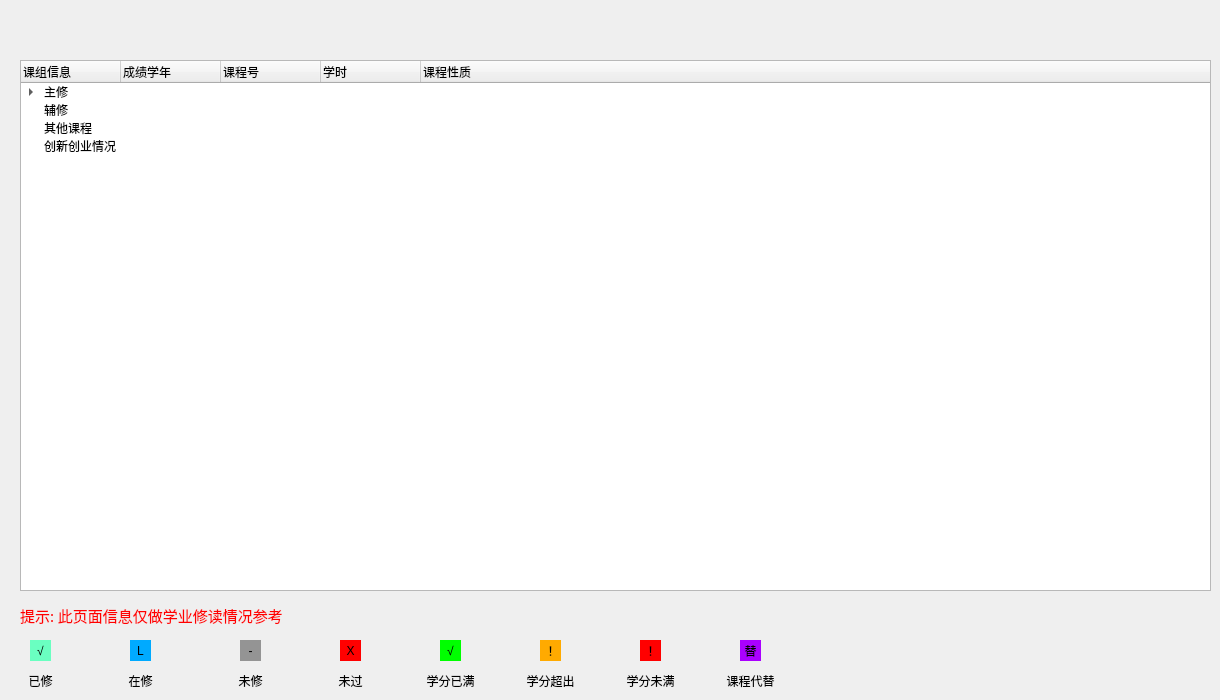
   <widget class="QWidget" name="stu_learn_Happen_page">
    <widget class="QLabel" name="lab_jd">
     <property name="geometry">
      <rect>
       <x>20</x>
       <y>10</y>
       <width>1191</width>
       <height>41</height>
      </rect>
     </property>
     <property name="text">
      <string/>
     </property>
    </widget>
    <widget class="QTreeWidget" name="treeWidget">
     <property name="geometry">
      <rect>
       <x>20</x>
       <y>60</y>
       <width>1191</width>
       <height>531</height>
      </rect>
     </property>
     <column>
      <property name="text">
       <string>课组信息</string>
      </property>
     </column>
     <column>
      <property name="text">
       <string>成绩学年</string>
      </property>
     </column>
     <column>
      <property name="text">
       <string>课程号</string>
      </property>
     </column>
     <column>
      <property name="text">
       <string>学时</string>
      </property>
     </column>
     <column>
      <property name="text">
       <string>课程性质</string>
      </property>
     </column>
     <item>
      <property name="text">
       <string>主修</string>
      </property>
      <property name="text">
       <string/>
      </property>
      <property name="text">
       <string/>
      </property>
      <property name="text">
       <string/>
      </property>
      <property name="text">
       <string/>
      </property>
      <item>
       <property name="text">
        <string>软件工程2017的指导教学计划 要求学分:0.0 获得学分:51.0  未获得学分:0.0</string>
       </property>
       <property name="text">
        <string/>
       </property>
       <property name="text">
        <string/>
       </property>
       <property name="text">
        <string/>
       </property>
       <property name="text">
        <string/>
       </property>
       <item>
        <property name="text">
         <string>基础实践2017 要求学分:0.0 获得学分:0.0  未获得学分:0.0 </string>
        </property>
        <property name="text">
         <string/>
        </property>
        <property name="text">
         <string/>
        </property>
        <property name="text">
         <string/>
        </property>
        <property name="text">
         <string/>
        </property>
        <item>
         <property name="text">
          <string>劳动教育实践（一）</string>
         </property>
         <property name="text">
          <string>2017-2018</string>
         </property>
         <property name="text">
          <string>17642202</string>
         </property>
         <property name="text">
          <string>讲课(0.5)</string>
         </property>
         <property name="text">
          <string/>
         </property>
        </item>
        <item>
         <property name="text">
          <string>劳动教育实践（二）</string>
         </property>
         <property name="text">
          <string>2018-2019</string>
         </property>
         <property name="text">
          <string>17642302</string>
         </property>
         <property name="text">
          <string>讲课(0.5)</string>
         </property>
         <property name="text">
          <string/>
         </property>
        </item>
       </item>
       <item>
        <property name="text">
         <string>学科基础课程2017 要求学分:0.0 获得学分:18.0  未获得学分:0.0 </string>
        </property>
        <property name="text">
         <string/>
        </property>
        <property name="text">
         <string/>
        </property>
        <property name="text">
         <string/>
        </property>
        <property name="text">
         <string/>
        </property>
        <item>
         <property name="text">
          <string>高等数学Ⅰ（一）</string>
         </property>
         <property name="text">
          <string>2017-2018</string>
         </property>
         <property name="text">
          <string>17021101</string>
         </property>
         <property name="text">
          <string>讲课(6.0)</string>
         </property>
         <property name="text">
          <string/>
         </property>
        </item>
        <item>
         <property name="text">
          <string>计算机科学导论</string>
         </property>
         <property name="text">
          <string>2017-2018</string>
         </property>
         <property name="text">
          <string>17621107	</string>
         </property>
         <property name="text">
          <string>讲课(4.0)</string>
         </property>
         <property name="text">
          <string/>
         </property>
        </item>
        <item>
         <property name="text">
          <string>程序设计方法（一）</string>
         </property>
         <property name="text">
          <string>2017-2018</string>
         </property>
         <property name="text">
          <string>17621109</string>
         </property>
         <property name="text">
          <string>讲课(4.0)</string>
         </property>
         <property name="text">
          <string/>
         </property>
        </item>
        <item>
         <property name="text">
          <string>高等数学Ⅰ（二）</string>
         </property>
         <property name="text">
          <string>2017-2018</string>
         </property>
         <property name="text">
          <string>17021201</string>
         </property>
         <property name="text">
          <string>讲课(6.0)</string>
         </property>
         <property name="text">
          <string/>
         </property>
        </item>
        <item>
         <property name="text">
          <string>程序设计方法（二）</string>
         </property>
         <property name="text">
          <string>2017-2018</string>
         </property>
         <property name="text">
          <string>17621209	</string>
         </property>
         <property name="text">
          <string>讲课(2.0)</string>
         </property>
         <property name="text">
          <string/>
         </property>
        </item>
        <item>
         <property name="text">
          <string>线性代数A</string>
         </property>
         <property name="text">
          <string>2018-2019</string>
         </property>
         <property name="text">
          <string>17021314</string>
         </property>
         <property name="text">
          <string>讲课(3.0)</string>
         </property>
         <property name="text">
          <string/>
         </property>
        </item>
        <item>
         <property name="text">
          <string>概率论与数理统计A</string>
         </property>
         <property name="text">
          <string>2018-2019</string>
         </property>
         <property name="text">
          <string>17021416	</string>
         </property>
         <property name="text">
          <string>讲课(3.0)</string>
         </property>
         <property name="text">
          <string/>
         </property>
        </item>
       </item>
       <item>
        <property name="text">
         <string>一般专业公共课2017 要求学分:0.0 获得学分:33.0  未获得学分:0.0 </string>
        </property>
        <property name="text">
         <string/>
        </property>
        <property name="text">
         <string/>
        </property>
        <property name="text">
         <string/>
        </property>
        <property name="text">
         <string/>
        </property>
       </item>
       <item>
        <property name="text">
         <string>专业核心课程2017 要求学分:0.0 获得学分:0.0  未获得学分:0.0 </string>
        </property>
        <property name="text">
         <string/>
        </property>
        <property name="text">
         <string/>
        </property>
        <property name="text">
         <string/>
        </property>
        <property name="text">
         <string/>
        </property>
       </item>
       <item>
        <property name="text">
         <string>专业任选课程 要求学分:0.0 获得学分:0.0  未获得学分:0.0 </string>
        </property>
        <property name="text">
         <string/>
        </property>
        <property name="text">
         <string/>
        </property>
        <property name="text">
         <string/>
        </property>
        <property name="text">
         <string/>
        </property>
       </item>
       <item>
        <property name="text">
         <string>专业实践2017 要求学分:0.0 获得学分:0.0  未获得学分:0.0 </string>
        </property>
        <property name="text">
         <string/>
        </property>
        <property name="text">
         <string/>
        </property>
        <property name="text">
         <string/>
        </property>
        <property name="text">
         <string/>
        </property>
       </item>
       <item>
        <property name="text">
         <string>专业提高方向2017 要求学分:0.0 获得学分:0.0  未获得学</string>
        </property>
        <property name="text">
         <string/>
        </property>
        <property name="text">
         <string/>
        </property>
        <property name="text">
         <string/>
        </property>
        <property name="text">
         <string/>
        </property>
       </item>
       <item>
        <property name="text">
         <string>专业应用方向2017 要求学分:0.0 获得学分:0.0  未获得学分:0.0</string>
        </property>
        <property name="text">
         <string/>
        </property>
        <property name="text">
         <string/>
        </property>
        <property name="text">
         <string/>
        </property>
        <property name="text">
         <string/>
        </property>
       </item>
       <item>
        <property name="text">
         <string>综合实践2017 要求学分:0.0 获得学分:0.0  未获得学分:0.0 </string>
        </property>
        <property name="text">
         <string/>
        </property>
        <property name="text">
         <string/>
        </property>
        <property name="text">
         <string/>
        </property>
        <property name="text">
         <string/>
        </property>
       </item>
      </item>
      <item>
       <property name="text">
        <string>软件工程（含高智能移动技术方向）2016的指导教学计划 要求学分:0.0 获得学分:0.0  未获得学分:0.0</string>
       </property>
       <property name="text">
        <string/>
       </property>
       <property name="text">
        <string/>
       </property>
       <property name="text">
        <string/>
       </property>
       <property name="text">
        <string/>
       </property>
       <item>
        <property name="text">
         <string>基础实践2016 要求学分:0.0 获得学分:1.0  未获得学分:0.0 </string>
        </property>
        <property name="text">
         <string/>
        </property>
        <property name="text">
         <string/>
        </property>
        <property name="text">
         <string/>
        </property>
        <property name="text">
         <string/>
        </property>
       </item>
       <item>
        <property name="text">
         <string>学科基础课程2016 要求学分:0.0 获得学分:10.0  未获得学分:0.0 </string>
        </property>
        <property name="text">
         <string/>
        </property>
        <property name="text">
         <string/>
        </property>
        <property name="text">
         <string/>
        </property>
        <property name="text">
         <string/>
        </property>
       </item>
       <item>
        <property name="text">
         <string>一般专业公共课2017 要求学分:0.0 获得学分:1.0  未获得学分:0.0 </string>
        </property>
        <property name="text">
         <string/>
        </property>
        <property name="text">
         <string/>
        </property>
        <property name="text">
         <string/>
        </property>
        <property name="text">
         <string/>
        </property>
       </item>
       <item>
        <property name="text">
         <string>专业核心课程2016 要求学分:0.0 获得学分:36.0  未获得学分:0.0 </string>
        </property>
        <property name="text">
         <string/>
        </property>
        <property name="text">
         <string/>
        </property>
        <property name="text">
         <string/>
        </property>
        <property name="text">
         <string/>
        </property>
       </item>
       <item>
        <property name="text">
         <string>专业实践2016 要求学分:0.0 获得学分:2.0  未获得学分:0.0 </string>
        </property>
        <property name="text">
         <string/>
        </property>
        <property name="text">
         <string/>
        </property>
        <property name="text">
         <string/>
        </property>
        <property name="text">
         <string/>
        </property>
       </item>
       <item>
        <property name="text">
         <string>专业提高方向2016 要求学分:0.0 获得学分:0.0  未获得学分:0.0 </string>
        </property>
        <property name="text">
         <string/>
        </property>
        <property name="text">
         <string/>
        </property>
        <property name="text">
         <string/>
        </property>
        <property name="text">
         <string/>
        </property>
       </item>
       <item>
        <property name="text">
         <string>专业应用方向2016 要求学分:0.0 获得学分:0.0  未获得学分:0.0 </string>
        </property>
        <property name="text">
         <string/>
        </property>
        <property name="text">
         <string/>
        </property>
        <property name="text">
         <string/>
        </property>
        <property name="text">
         <string/>
        </property>
       </item>
       <item>
        <property name="text">
         <string>综合实践2016 要求学分:0.0 获得学分:0.0  未获得学分:0.0 </string>
        </property>
        <property name="text">
         <string/>
        </property>
        <property name="text">
         <string/>
        </property>
        <property name="text">
         <string/>
        </property>
        <property name="text">
         <string/>
        </property>
       </item>
      </item>
     </item>
     <item>
      <property name="text">
       <string>辅修</string>
      </property>
      <property name="text">
       <string/>
      </property>
      <property name="text">
       <string/>
      </property>
      <property name="text">
       <string/>
      </property>
      <property name="text">
       <string/>
      </property>
     </item>
     <item>
      <property name="text">
       <string>其他课程</string>
      </property>
      <property name="text">
       <string/>
      </property>
      <property name="text">
       <string/>
      </property>
      <property name="text">
       <string/>
      </property>
      <property name="text">
       <string/>
      </property>
     </item>
     <item>
      <property name="text">
       <string>创新创业情况</string>
      </property>
      <property name="text">
       <string/>
      </property>
      <property name="text">
       <string/>
      </property>
      <property name="text">
       <string/>
      </property>
      <property name="text">
       <string/>
      </property>
     </item>
    </widget>
    <widget class="QLabel" name="label_123">
     <property name="geometry">
      <rect>
       <x>20</x>
       <y>600</y>
       <width>381</width>
       <height>31</height>
      </rect>
     </property>
     <property name="font">
      <font>
       <family>黑体</family>
       <pointsize>11</pointsize>
      </font>
     </property>
     <property name="styleSheet">
      <string notr="true">color:red;</string>
     </property>
     <property name="text">
      <string>提示: 此页面信息仅做学业修读情况参考</string>
     </property>
    </widget>
    <widget class="QLabel" name="label_126">
     <property name="geometry">
      <rect>
       <x>30</x>
       <y>640</y>
       <width>21</width>
       <height>21</height>
      </rect>
     </property>
     <property name="styleSheet">
      <string notr="true">background-color: rgb(106, 255, 193);</string>
     </property>
     <property name="text">
      <string>√</string>
     </property>
     <property name="alignment">
      <set>Qt::AlignCenter</set>
     </property>
    </widget>
    <widget class="QLabel" name="label_127">
     <property name="geometry">
      <rect>
       <x>130</x>
       <y>640</y>
       <width>21</width>
       <height>21</height>
      </rect>
     </property>
     <property name="styleSheet">
      <string notr="true">background-color: rgb(0, 170, 255);</string>
     </property>
     <property name="text">
      <string>L</string>
     </property>
     <property name="alignment">
      <set>Qt::AlignCenter</set>
     </property>
    </widget>
    <widget class="QLabel" name="label_130">
     <property name="geometry">
      <rect>
       <x>240</x>
       <y>640</y>
       <width>21</width>
       <height>21</height>
      </rect>
     </property>
     <property name="styleSheet">
      <string notr="true">background-color: rgb(148, 148, 148);</string>
     </property>
     <property name="text">
      <string>-</string>
     </property>
     <property name="alignment">
      <set>Qt::AlignCenter</set>
     </property>
    </widget>
    <widget class="QLabel" name="label_131">
     <property name="geometry">
      <rect>
       <x>340</x>
       <y>640</y>
       <width>21</width>
       <height>21</height>
      </rect>
     </property>
     <property name="styleSheet">
      <string notr="true">background-color: rgb(255, 0, 0);</string>
     </property>
     <property name="text">
      <string>X</string>
     </property>
     <property name="alignment">
      <set>Qt::AlignCenter</set>
     </property>
    </widget>
    <widget class="QLabel" name="label_132">
     <property name="geometry">
      <rect>
       <x>440</x>
       <y>640</y>
       <width>21</width>
       <height>21</height>
      </rect>
     </property>
     <property name="styleSheet">
      <string notr="true">background-color: rgb(0, 255, 0);</string>
     </property>
     <property name="text">
      <string>√</string>
     </property>
     <property name="alignment">
      <set>Qt::AlignCenter</set>
     </property>
    </widget>
    <widget class="QLabel" name="label_133">
     <property name="geometry">
      <rect>
       <x>540</x>
       <y>640</y>
       <width>21</width>
       <height>21</height>
      </rect>
     </property>
     <property name="styleSheet">
      <string notr="true">background-color: rgb(255, 170, 0);</string>
     </property>
     <property name="text">
      <string>！</string>
     </property>
     <property name="alignment">
      <set>Qt::AlignCenter</set>
     </property>
    </widget>
    <widget class="QLabel" name="label_134">
     <property name="geometry">
      <rect>
       <x>640</x>
       <y>640</y>
       <width>21</width>
       <height>21</height>
      </rect>
     </property>
     <property name="styleSheet">
      <string notr="true">background-color: rgb(255, 0, 0);</string>
     </property>
     <property name="text">
      <string>！</string>
     </property>
     <property name="alignment">
      <set>Qt::AlignCenter</set>
     </property>
    </widget>
    <widget class="QLabel" name="label_135">
     <property name="geometry">
      <rect>
       <x>740</x>
       <y>640</y>
       <width>21</width>
       <height>21</height>
      </rect>
     </property>
     <property name="styleSheet">
      <string notr="true">background-color: rgb(170, 0, 255);</string>
     </property>
     <property name="text">
      <string>替</string>
     </property>
     <property name="alignment">
      <set>Qt::AlignCenter</set>
     </property>
    </widget>
    <widget class="QLabel" name="label_136">
     <property name="geometry">
      <rect>
       <x>20</x>
       <y>670</y>
       <width>41</width>
       <height>21</height>
      </rect>
     </property>
     <property name="text">
      <string>已修</string>
     </property>
     <property name="alignment">
      <set>Qt::AlignCenter</set>
     </property>
    </widget>
    <widget class="QLabel" name="label_137">
     <property name="geometry">
      <rect>
       <x>120</x>
       <y>670</y>
       <width>41</width>
       <height>21</height>
      </rect>
     </property>
     <property name="text">
      <string>在修</string>
     </property>
     <property name="alignment">
      <set>Qt::AlignCenter</set>
     </property>
    </widget>
    <widget class="QLabel" name="label_138">
     <property name="geometry">
      <rect>
       <x>230</x>
       <y>670</y>
       <width>41</width>
       <height>21</height>
      </rect>
     </property>
     <property name="text">
      <string>未修</string>
     </property>
     <property name="alignment">
      <set>Qt::AlignCenter</set>
     </property>
    </widget>
    <widget class="QLabel" name="label_139">
     <property name="geometry">
      <rect>
       <x>330</x>
       <y>670</y>
       <width>41</width>
       <height>21</height>
      </rect>
     </property>
     <property name="text">
      <string>未过</string>
     </property>
     <property name="alignment">
      <set>Qt::AlignCenter</set>
     </property>
    </widget>
    <widget class="QLabel" name="label_140">
     <property name="geometry">
      <rect>
       <x>410</x>
       <y>670</y>
       <width>81</width>
       <height>21</height>
      </rect>
     </property>
     <property name="text">
      <string>学分已满</string>
     </property>
     <property name="alignment">
      <set>Qt::AlignCenter</set>
     </property>
    </widget>
    <widget class="QLabel" name="label_141">
     <property name="geometry">
      <rect>
       <x>510</x>
       <y>670</y>
       <width>81</width>
       <height>21</height>
      </rect>
     </property>
     <property name="text">
      <string>学分超出</string>
     </property>
     <property name="alignment">
      <set>Qt::AlignCenter</set>
     </property>
    </widget>
    <widget class="QLabel" name="label_142">
     <property name="geometry">
      <rect>
       <x>610</x>
       <y>670</y>
       <width>81</width>
       <height>21</height>
      </rect>
     </property>
     <property name="text">
      <string>学分未满</string>
     </property>
     <property name="alignment">
      <set>Qt::AlignCenter</set>
     </property>
    </widget>
    <widget class="QLabel" name="label_143">
     <property name="geometry">
      <rect>
       <x>710</x>
       <y>670</y>
       <width>81</width>
       <height>21</height>
      </rect>
     </property>
     <property name="text">
      <string>课程代替</string>
     </property>
     <property name="alignment">
      <set>Qt::AlignCenter</set>
     </property>
    </widget>
   </widget>
